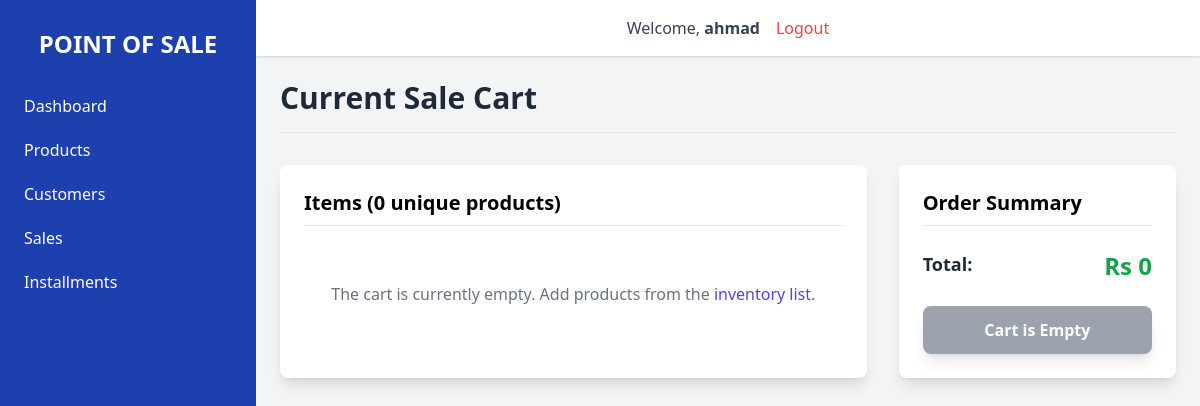
The app's page /products/cart/ (signed in), older data.
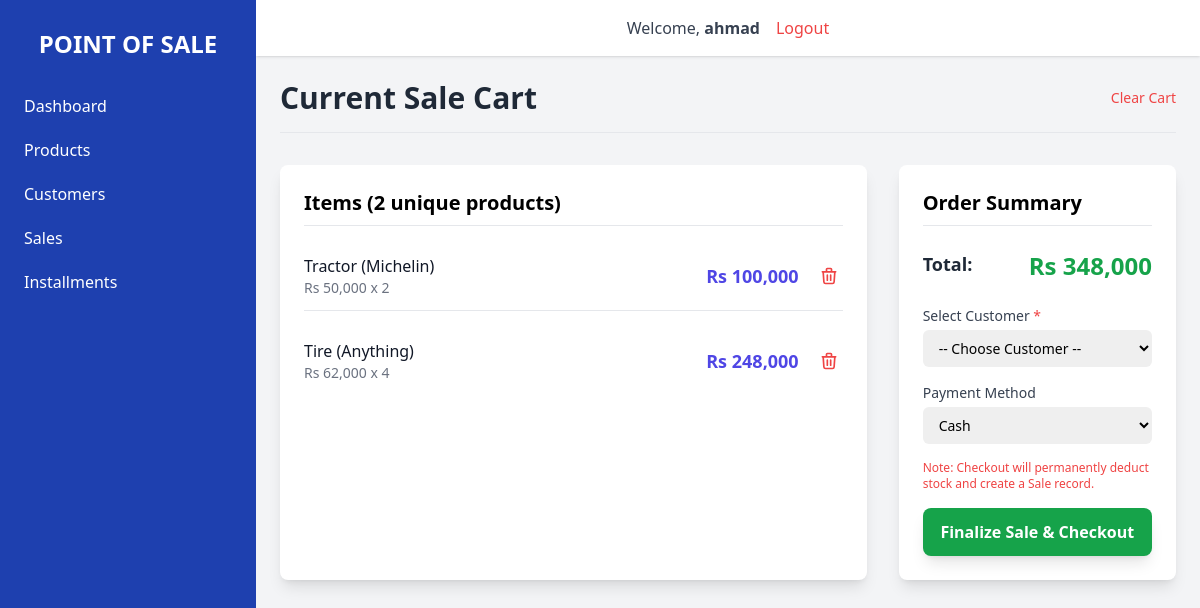
The same page, newer data.
### products/models.py (models this page shows, shortened)
class Cart(models.Model):
    user = models.ForeignKey(User, on_delete=models.CASCADE, related_name='carts')
    customer = models.ForeignKey(Customer, on_delete=models.SET_NULL, null=True, blank=True)
    created_at = models.DateTimeField(auto_now_add=True)
    updated_at = models.DateTimeField(auto_now=True)
    def get_total_items(self):
        return self.items.count()
    def get_total_price(self):
        total = sum(item.subtotal for item in self.items.all())
        return total

class CartItem(models.Model):
    cart = models.ForeignKey(Cart, on_delete=models.CASCADE, related_name='items')
    product = models.ForeignKey(Product, on_delete=models.CASCADE)
    quantity = models.PositiveIntegerField(default=1)
    @property
    def subtotal(self):
        return self.quantity * self.product.price

class Product(models.Model):
    name = models.CharField(max_length=255)
    brand = models.CharField(max_length=100)
    size = models.CharField(max_length=50, blank=True, null=True, help_text="e.g., L, XL, 32/32")
    type = models.CharField(max_length=100, help_text="e.g., Shirt, Electronics, Grocery")
    description = models.TextField(blank=True)
    price = models.DecimalField(max_digits=10, decimal_places=2)
    stock_quantity = models.IntegerField(default=0)
    created_at = models.DateTimeField(auto_now_add=True)
    class Meta:
        ordering = ['name']

### products/views.py (the view)
# urls.py: path('cart/', views.cart_detail, name='cart_detail'),
@login_required
def cart_detail(request):
    cart = get_user_cart(request.user)
    customers = Customer.objects.all() # Used to select customer during checkout
    context = {
        'cart': cart,
        'items': cart.items.select_related('product'),
        'customers': customers,
    }
    return render(request, 'products/cart_detail.html', context)

### products/views.py (called while the page is built)
def get_user_cart(user):
    cart, created = Cart.objects.get_or_create(user=user, defaults={'customer': None})
    return cart

### products/templates/products/cart_detail.html (shortened to what this page needs)
{% extends 'base.html' %}
{% load humanize %}
{% block content %}
<div class="max-w-4xl mx-auto space-y-8">
    <div class="flex justify-between items-center border-b pb-4">
        <h1 class="text-3xl font-bold text-gray-800">Current Sale Cart</h1>
        {% if items %}
        <a href="{% url 'products:clear_cart' %}" class="text-red-500 hover:text-red-700 text-sm font-medium">
            Clear Cart
        </a>
        {% endif %}
    </div>
    <div class="grid grid-cols-1 lg:grid-cols-3 gap-8">
        <div class="lg:col-span-2 bg-white shadow-lg rounded-lg p-6 space-y-4">
            <h2 class="text-xl font-semibold border-b pb-2">Items ({{ cart.get_total_items }} unique products)</h2>
            {% if items %}
                {% for item in items %}
                <div class="flex justify-between items-center py-3 border-b last:border-b-0">
                    <div class="flex-grow">
                        <p class="font-medium text-gray-900">{{ item.product.name }} ({{ item.product.brand }})</p>
                        <p class="text-sm text-gray-500">
                            Rs {{ item.product.price|floatformat:0|intcomma }} x {{ item.quantity }}
                        </p>
                    </div>
                    <div class="text-right flex items-center space-x-4">
                        <span class="font-bold text-lg text-indigo-600">
                            Rs {{ item.subtotal|floatformat:0|intcomma }}
                        </span>
                        <a href="{% url 'products:remove_from_cart' item.pk %}" class="text-red-500 hover:text-red-700 text-sm p-1 rounded">
                        </a>
                    </div>
                </div>
                {% endfor %}
            {% else %}
                <p class="text-center text-gray-500 py-10">The cart is currently empty. Add products from the <a href="{% url 'products:product_list' %}" class="text-indigo-600 hover:underline">inventory list</a>.</p>
            {% endif %}
        </div>
        <div class="lg:col-span-1">
            <div class="bg-white shadow-lg rounded-lg p-6 space-y-6 sticky top-20">
                <h2 class="text-xl font-semibold border-b pb-2">Order Summary</h2>
                <div class="flex justify-between text-lg font-bold text-gray-800">
                    <span>Total:</span>
                    <span class="text-2xl text-green-600">Rs {{ cart.get_total_price|floatformat:0|intcomma }}</span>
                </div>
                {% if items %}
                <form method="post" action="{% url 'products:cart_checkout' %}" class="space-y-4">
                    <div>
                        <label for="customer_id" class="block text-sm font-medium text-gray-700">Select Customer <span class="text-red-500">*</span></label>
                        <select id="customer_id" name="customer_id" required
                            class="mt-1 block w-full pl-3 pr-10 py-2 text-base border-gray-300 focus:outline-none focus:ring-indigo-500 focus:border-indigo-500 sm:text-sm rounded-md">
                            <option value="">-- Choose Customer --</option>
                        </select>
                    </div>
                    <div>
                        <label for="payment_method" class="block text-sm font-medium text-gray-700">Payment Method</label>
                        <select id="payment_method" name="payment_method"
                            class="mt-1 block w-full pl-3 pr-10 py-2 text-base border-gray-300 focus:outline-none focus:ring-indigo-500 focus:border-indigo-500 sm:text-sm rounded-md">
                            <option value="CASH">Cash</option>
                        </select>
                    </div>
                    <p class="text-xs text-red-500">Note: Checkout will permanently deduct stock and create a Sale record.</p>
                    <button type="submit" class="w-full bg-green-600 hover:bg-green-700 text-white font-bold py-3 rounded-lg shadow-lg transition duration-150">
                        Finalize Sale & Checkout
                    </button>
                </form>
                {% else %}
                    <button disabled class="w-full bg-gray-400 text-white font-bold py-3 rounded-lg shadow-lg">
                        Cart is Empty
                    </button>
                {% endif %}
            </div>
        </div>
    </div>
</div>
{% endblock content %}

### templates/base.html (shortened to what this page needs)
{% load static %}
<!DOCTYPE html>
<html lang="en">
<head>
    <script src="https://cdn.tailwindcss.com"></script>
</head>
<body class="bg-primary-light min-h-screen flex">
    <aside id="sidebar" class="bg-primary-blue text-white w-64 space-y-6 py-7 px-2 absolute inset-y-0 left-0 transform -translate-x-full md:relative md:translate-x-0 transition duration-200 ease-in-out">
        <a href="{% url 'dashboard:dashboard_view' %}" class="text-white text-2xl font-semibold uppercase flex items-center justify-center">
            Point of Sale
        </a>
        <nav>
            <a href="{% url 'dashboard:dashboard_view' %}" class="block py-2.5 px-4 rounded transition duration-200 hover:bg-white hover:text-primary-blue">
                Dashboard
            </a>
            <a href="{% url 'products:product_list' %}" class="block py-2.5 px-4 rounded transition duration-200 hover:bg-white hover:text-primary-blue">
                Products
            </a>
            <a href="{% url 'customers:customer_list' %}" class="block py-2.5 px-4 rounded transition duration-200 hover:bg-white hover:text-primary-blue">
                Customers
            </a>
            <a href="{% url 'sales:sale_list' %}" class="block py-2.5 px-4 rounded transition duration-200 hover:bg-white hover:text-primary-blue">
                Sales
            </a>
            <a href="{% url 'sales:installment_list' %}" class="block py-2.5 px-4 rounded transition duration-200 hover:bg-white hover:text-primary-blue">
                Installments
            </a>
        </nav>
    </aside>
    <div class="flex-1 flex flex-col overflow-hidden">
        <header class="flex justify-around items-center bg-white shadow p-4">
            <div class="flex justify-between items-center space-x-4">
                {% if user.is_authenticated %}
                <span class="text-gray-700">Welcome, <strong>{{ user.username }}</strong></span>
                <a href="{% url 'accounts:logout' %}" class="text-red-500 hover:text-red-700 font-medium">
                    Logout
                </a>
                {% endif %}
            </div>
        </header>
        <main class="flex-1 overflow-x-hidden overflow-y-auto p-6">
            {% block content %}
            {% endblock content %}
        </main>
    </div>
</body>
</html>

Row changes from the older to the newer data that the page shows:
computed for Cart: get_total_items "0" → "2"; get_total_price "0" → "348,000"
added CartItem: product.name "Tractor", product.brand "Michelin", product.price "50,000", quantity "2", subtotal "100,000"
added CartItem: product.name "Tire", product.brand "Anything", product.price "62,000", quantity "4", subtotal "248,000"
Text that changed along with them:
form field customer_id: (not shown) → "-- Choose Customer --"
form field payment_method: (not shown) → "Cash"
text no longer shown: "The cart is currently empty. Add products from the inventory list . Cart is Empty"
text now shown: "Clear Cart Select Customer * Payment Method Note: Checkout will permanently deduct stock and create a Sale record. Finalize Sale & Checkout"
